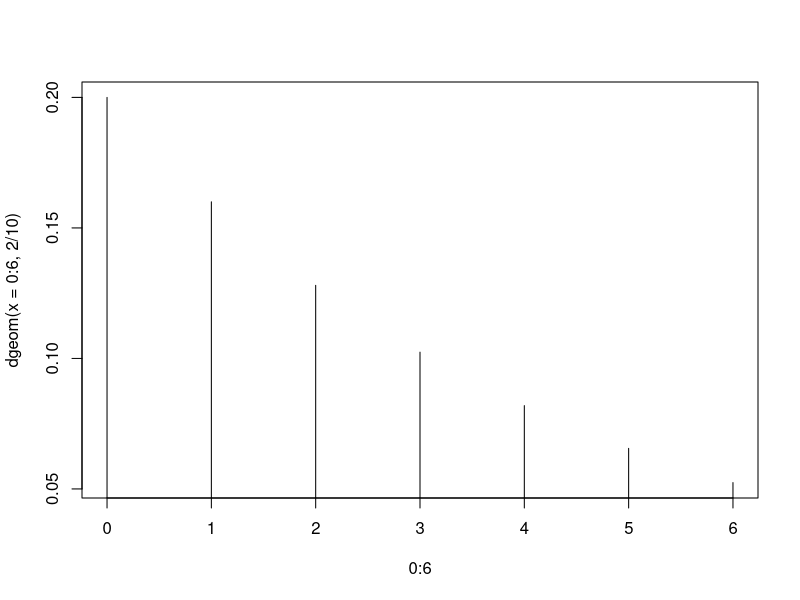

Write R code to recreate this figure.
## ---- chunk 1
# Ejericio 1 
# Calcular la probabilidad que la quinta persona expuesta a esta enfermedad sea la segunda en contraerla.

(personas = dnbinom(x= 3,size=2,prob = 0.3)) # x representa la cantidad de fracasos que se tiene en el experimento, size = representa cantidad de éxitos
## ---- chunk 2
# Segundo ejercicios
# k = 1 
# p = 2/10

dgeom(5,2/10) # x es el valor que pide el R, es la cantidad de fallos antes de encontrar el primer éxito

dgeom(x=0:6, 2/10)
(sum(dgeom(x=0:6,2/10)))
pgeom(6,2/10)
qgeom(0.4, 2/10)

# grafica de la distribución geometrica
plot (x=0:6, y = dgeom(x=0:6,2/10),
      type= "h") # grafica 

## ---- chunk 3
# Literal b
# Distribuición negativa 
# porque k > 1

dnbinom(1,2, 0.5)

# El quinto hijo sea el tecer varón 
dnbinom(2,3, 0.5)
# El quinto hijo sea la cuarta mujer 
dnbinom(1,4, 0.5)

(prob1 = dnbinom(2,3, 0.5) + dnbinom(1,4, 0.5))
## ---- chunk 4
# Distribución hypergeométrica
dhyper(10,4, 6,3, 4/10)


m <- 6; n <- 4; k <- 3 # m es el número de fracasos, n es el número de éxito, y k es la muestra aleatoria
x <- 0:(k+1)
dhyper(x, m, n, k)
# probabilidad no más de una defectuosa
phyper(1, m, n, k)
# al menos una defectuosa 

(g= 1 - phyper(0, m, n, k))



## ---- chunk 5
# P (X=8)

dpois(8,5)

# P(X<= 8)
ppois(8,5)

x=0:8
sum(dpois(x,5))

# P(9<= X)
# P(9<= X) = 1 - P(X < 9)
(P9 = 1- ppois(8,5))

# P(5<= X <= 8)
dpois(x=c(5,8),5)

ppois(5,5); ppois(8,5) 
(f= ppois(8,5)-ppois(5,5))
# P(5 < X < 8)
x= c(6,7)
p=ppois(x,5)

p[2]-p[1]

# Prueba de lamda
ppois(4,5)
ppois(4,3.75) 

x= 0: 100
ppois(x,3.75)
## ---- chunk 6
# Distribución continua, Normal Estándar

dnorm(1.45,mean=0,sd=1)

pnorm(1.49, mean=0,sd=1, lower.tail=T)

